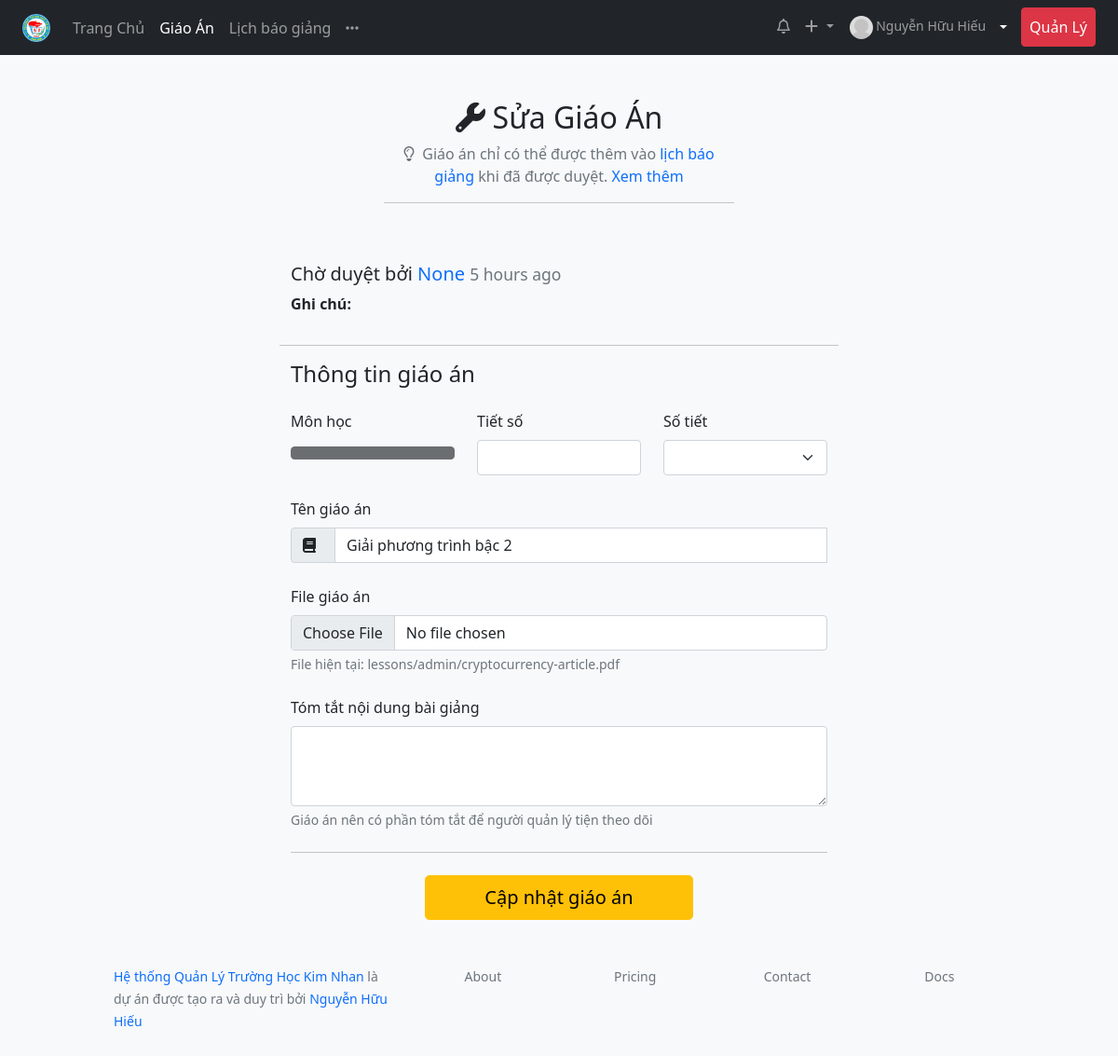
The app's page /lesson/edit/1/ (signed in), older data.
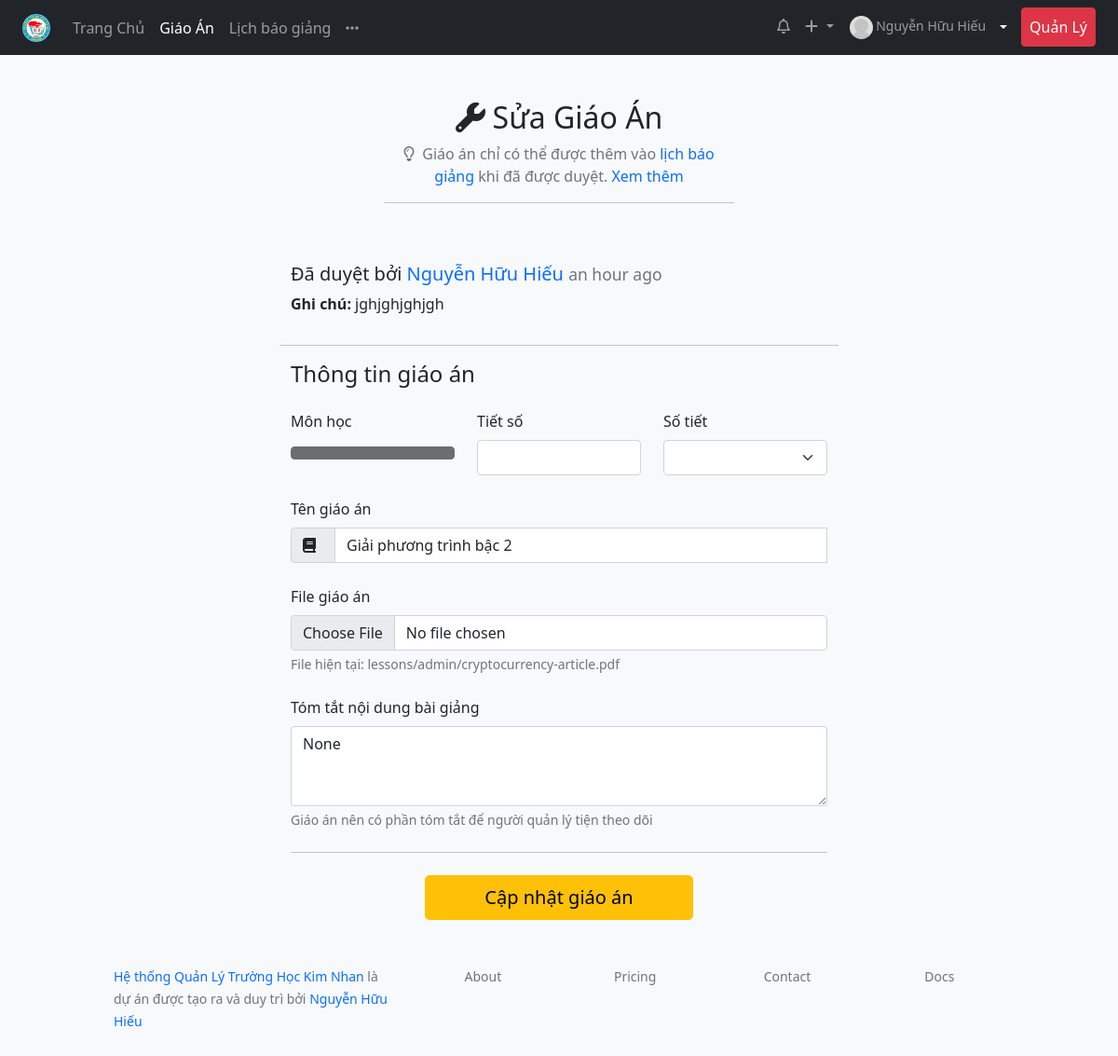
The same page, newer data.
### lessonmanagement/models.py (models this page shows, shortened)
class Lesson(models.Model):
    title = models.CharField(max_length=200)
    lesson_path = models.FileField(blank=True, null=True)
    upload_time = models.DateTimeField(blank=True, null=True)
    edit_time = models.DateTimeField(blank=True, null=True)
    description = models.CharField(max_length=200, null=True, blank=True)
    teacher = models.ForeignKey(Teacher, on_delete=models.CASCADE)
    subject = models.ForeignKey(SubjectDetail, on_delete=models.CASCADE)
    number_lesson = models.IntegerField(help_text="Bài giảng số mấy")
    schoolyear = models.ForeignKey(Schoolyear, on_delete=models.CASCADE, blank=True, null=True)
    classyear = models.ManyToManyField(Classyear, through="LessonSchedule")
    STATUS_CHOICES = [
    ('pending', 'Chờ duyệt'),
    ('acept', 'Đã duyệt'),
    ('deny', 'Bị từ chối'),
    ]
    status = models.CharField(max_length=10, blank=True, choices=STATUS_CHOICES ,default='pending')
    checker = models.ForeignKey('Teacher', related_name="lesson_checker" ,on_delete=models.SET_NULL, null=True, blank=True)
    check_date = models.DateTimeField(auto_now=True)
    note_checker = models.CharField(max_length=200, blank=True)
    class Meta:
        verbose_name = "Giáo Án"
        verbose_name_plural = "Giáo Án"
        ordering = ["-upload_time"]
        unique_together = ['subject', 'number_lesson']

class Teacher(models.Model):
    user = models.OneToOneField(User, on_delete=models.CASCADE, verbose_name="Tài khoản đăng nhập")
    firstname = models.CharField("Họ",max_length=20, blank=True)
    lastname = models.CharField("Tên", max_length=20, blank=True)
    zalo_number = models.DecimalField(verbose_name="Số điện thoại",help_text="Số điện thoại có đăng ký zalo, sử dụng để nhận thông báo từ ban giám hiệu", max_digits=12, decimal_places=0,null=True, blank=True)
    birth_date = models.DateField("Ngày sinh", null=True, blank=True)
    SEX_CHOICES = [
    ('male', 'Nam'),
    ('female', 'Nữ')
    ]
    sex = models.CharField(verbose_name="Giới tính", max_length=6, choices=SEX_CHOICES, null=True, blank=True)
    main_subject = models.ForeignKey("Subject",on_delete=models.SET_NULL,null=True,blank=True, verbose_name="Chuyên môn chính")
    EDUCATION_LEVEL_CHOICES = [
        ('inter', 'Trung Cấp'),
        ('college', 'Cao Đẳng'),
        ('university', 'Đại Học'),
        ('master', 'Thạc Sĩ')
    ]
    education_level = models.CharField(max_length=20, choices=EDUCATION_LEVEL_CHOICES, null=True, blank=True)
    is_work = models.BooleanField("Có đang công tác", default=True)
    def user_directory_path(instance, filename):
        return 'user_{0}/{1}'.format(instance.user.id, filename)
    avatar = models.ImageField("Ảnh đại diện", upload_to=user_directory_path, blank=True, null=True)
    def full_name(self):
        return ('%s %s') % (self.firstname, self.lastname)
    class Meta:
        verbose_name = "Giáo viên"
        verbose_name_plural = "Giáo viên"
    def __str__(self):
        return self.full_name()

### lessonmanagement/views.py (the view, shortened to what this page needs)
# urls.py: path('lesson/edit/<int:lesson_id>/', views.edit_lesson, name="edit_lesson"),
@login_required
def edit_lesson(request, lesson_id):
    now = datetime.datetime.now()
    try:
        lesson = Lesson.objects.filter(
            teacher=request.user.teacher.id).get(id=lesson_id)
        context = {'lesson': lesson}
        return render(request, 'lesson/edit_lesson.html', context)
    except:
        raise Http404("fuck wrong")

### lessonmanagement/templates/lesson/edit_lesson.html (shortened to what this page needs)
{% extends 'base_clean.html' %}
{% block content %}
{% with teacher=request.user.teacher %}
{% load lessonmanagement_extras %}
{% load humanize %}
<div class="row justify-content-center ">
  <div class="col-4">
    <h2 class="mt-5 text-center"><i class="fas fa-wrench me-2"></i>Sửa Giáo Án</h2>
    <p class="text-center text-muted"><i class="far fa-lightbulb me-2"></i>Giáo án chỉ có thể được thêm vào <a href="#" class="text-decoration-none">lịch báo giảng</a> khi đã được duyệt.<a href="#" class="text-decoration-none"> Xem thêm</a></p>
  <hr>
  </div>
</div>
<div class="row pt-5 justify-content-center">
  <div class="col-6">
      <form method="POST" enctype="multipart/form-data" class="needs-validation" novalidate >
        <div class="row">
            <div>
            <h5>{{ lesson.get_status_display }} bởi
              <a href="#" class="text-decoration-none">{{ lesson.checker }} </a> <small class="text-muted">{{ lesson.check_date|naturaltime }}</small> </h5>
    <p><span class="fw-bold">Ghi chú: </span>{{ lesson.note_checker }}</p>
            </div>
            <hr class="my-3">
          <h4 class="mb-4">Thông tin giáo án</h4>
          <div class="col-4">
            <label for="subjectLevel" class="form-label">Môn học</label>
            <div id="subjectLevel">
              <button class="btn btn-dark  w-100" type="button"  aria-expanded="false" disabled>{{lesson.subject.title}} {{lesson.level}}</button>
            </div>
          </div>
        <div class="col-4">
          <label for="startLesson" class="form-label">Tiết số</label>
          <input type="number" class="form-control" id="startLesson" name="start_lesson"
          value = {{ lesson.start_number_lesson }} required >
        </div>
        <div class="col-4">
          <label for="countLesson" class="form-label">Số tiết</label>
          <div id="countLesson">
          <select class="form-select"  name="count_lesson">
            <option selected>{{ lesson.cout_number_lesson }}</option>
            <option value="1">1</option>
          </select>
        </div>
        </div>
        <div class="col-12">
          <label for="titleLesson" class="form-label mt-4">Tên giáo án</label>
          <div class="input-group" >
            <span class="input-group-text" id="basic-addon1"><i class="fas fa-book me-2"></i></span>
            <input type="text" id="titleLesson" name='title_lesson' class="form-control" aria-label="Username" aria-describedby="basic-addon1" required value="{{ lesson.title }}" placeholder >
          </div>
        </div>
        <div class="col-12">
          <label for="fileLesson" class="form-label mt-4">File giáo án</label>
          <input class="form-control" type="file" id="fileLesson" name="file_lesson" >
          <div class="form-text">File hiện tại: {{ lesson.lesson_path }}</div>
        </div>
        <div class="col-12">
          <label for="descriptionLesson" class="form-label mt-4">Tóm tắt nội dung bài giảng</label>
          <textarea class="form-control" id="descriptionLesson" rows="3" name="description_lesson">{{ lesson.description }}</textarea>
          <div class="form-text">Giáo án nên có phần tóm tắt để người quản lý tiện theo dõi</div>
          <hr class="my-4">
        </div>
        <div class="col-12 d-flex justify-content-center">
  <button type="submit" class="btn btn-lg btn-warning mb-4 w-50">Cập nhật giáo án</button>
        </div>
</div>
      </form>
  </div>
<div class="row justify-content-center">
  <div class="col-10">
    {% include 'footer_withsidebar.html' %}
  </div>
</div>
</div>
  {% endwith %}
{% endblock %}

Row changes from the older to the newer data that the page shows:
changed Lesson "lessons/admin/cryptocurrency-article.pdf": status "Chờ duyệt" → "Đã duyệt"; checker "None" → "Nguyễn Hữu Hiếu"; check_date "5 hours ago" → "an hour ago"; note_checker (not shown) → "jghjghjghjgh"; description_lesson (not shown) → "None"
